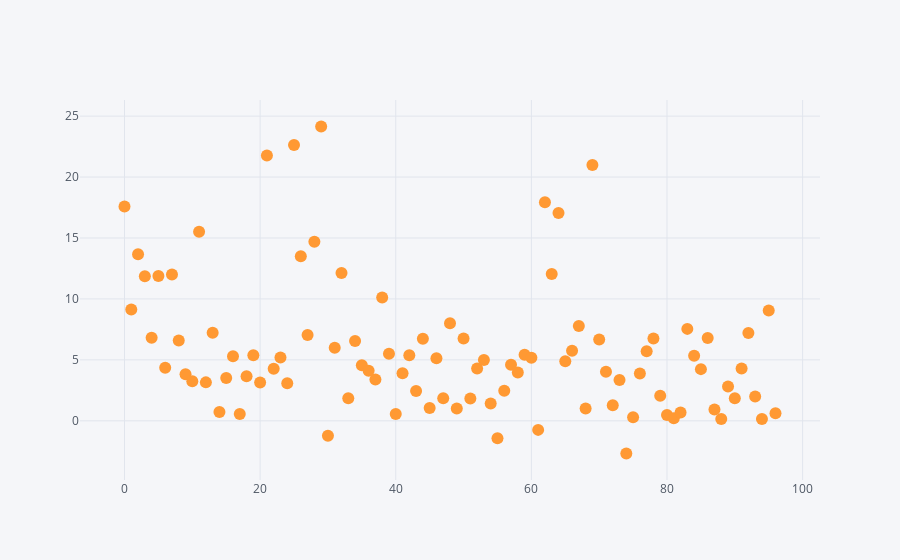

Here is the notebook cell this chart was saved with:
### Markdown cell above
### Visualize the Data

### Code cell
df.iplot(kind='scatter',x=0,y=1,mode='markers')

### Figure 1 — Plotly figure (JSON) as saved in the notebook; plotly's stock layout.template omitted (floating-point values rounded to 4 significant figures)
{"data": [{"line": {"color": "rgba(255, 153, 51, 1.0)", "dash": "solid", "shape": "linear", "width": 1.3}, "marker": {"size": 12, "symbol": "circle"}, "mode": "markers", "name": "1", "text": "", "type": "scatter", "uid": "034384bb-ce41-480c-8fa5-d52f35a5fc06", "x": [0, 1, 2, 3, 4, 5, 6, 7, 8, 9, 10, 11, 12, 13, 14, 15, 16, 17, 18, 19, 20, 21, 22, 23, 24, 25, 26, 27, 28, 29, 30, 31, 32, 33, 34, 35, 36, 37, 38, 39, 40, 41, 42, 43, 44, 45, 46, 47, 48, 49, 50, 51, 52, 53, 54, 55, 56, 57, 58, 59, 60, 61, 62, 63, 64, 65, 66, 67, 68, 69, 70, 71, 72, 73, 74, 75, 76, 77, 78, 79, 80, 81, 82, 83, 84, 85, 86, 87, 88, 89, 90, 91, 92, 93, 94, 95, 96], "y": [17.59, 9.13, 13.66, 11.85, 6.823, 11.89, 4.348, 12, 6.599, 3.817, 3.252, 15.51, 3.155, 7.226, 0.7162, 3.513, 5.305, 0.5608, 3.652, 5.389, 3.139, 21.77, 4.263, 5.188, 3.083, 22.64, 13.5, 7.047, 14.69, 24.15, -1.22, 5.997, 12.13, 1.849, 6.543, 4.562, 4.116, 3.393, 10.12, 5.497, 0.5566, 3.912, 5.385, 2.441, 6.732, 1.046, 5.134, 1.844, 8.004, 1.018, 6.75, 1.84, 4.288, 4.998, 1.423, -1.421, 2.476, 4.604, 3.962, 5.414, 5.169, -0.7428, 17.93, 12.05, 17.05, 4.885, 5.744, 7.775, 1.017, 20.99, 6.68, 4.026, 1.278, 3.341, -2.681, 0.2968, 3.885, 5.701, 6.753, 2.058, 0.4795, 0.2042, 0.6786, 7.543, 5.344, 4.242, 6.798, 0.927, 0.152, 2.821, 1.845, 4.296, 7.203, 1.987, 0.1445, 9.055, 0.617]}], "layout": {"legend": {"bgcolor": "#F5F6F9", "font": {"color": "#4D5663"}}, "paper_bgcolor": "#F5F6F9", "plot_bgcolor": "#F5F6F9", "title": {"font": {"color": "#4D5663"}}, "xaxis": {"gridcolor": "#E1E5ED", "showgrid": true, "tickfont": {"color": "#4D5663"}, "title": {"font": {"color": "#4D5663"}, "text": ""}, "zerolinecolor": "#E1E5ED"}, "yaxis": {"gridcolor": "#E1E5ED", "showgrid": true, "tickfont": {"color": "#4D5663"}, "title": {"font": {"color": "#4D5663"}, "text": ""}, "zerolinecolor": "#E1E5ED"}}}
